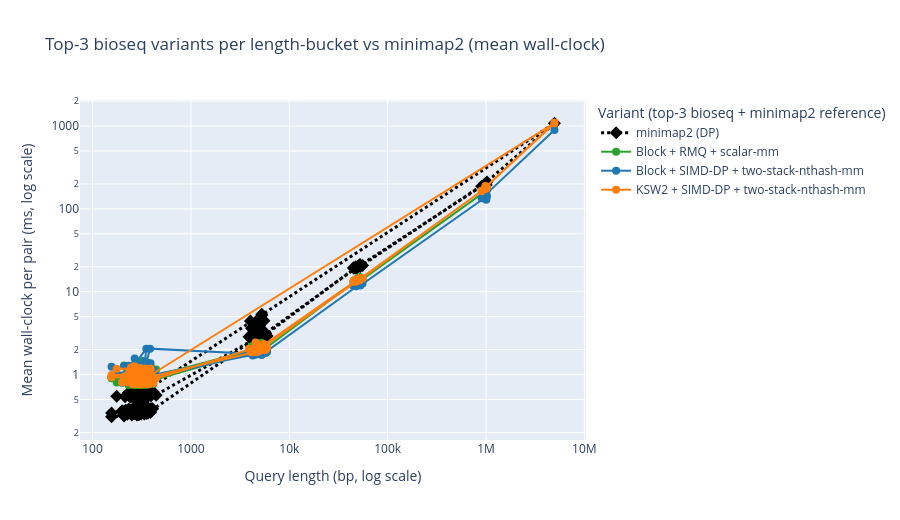

Notebook cell for this chart:
### Markdown cell above
## 1. Headline verdict — top-3 bioseq variants vs `minimap2`

> **What this measures.** Mean wall-clock per (query, target) alignment
> pair, in milliseconds, plotted against the query length bucket. Each
> point is the average across the bench's per-pair sample replicates.
> Lower bars are better — these are end-to-end pipeline times that
> include minimizer extraction, chaining, base-level alignment, and
> MAPQ assignment.
>
> **What we're filtering for.** Among the bioseq variants the bench ran,
> only the **three fastest** at each length bucket are plotted, plus the
> `minimap2 (DP chaining)` reference. This keeps the chart readable
> while making it impossible to cherry-pick a slow row to look good
> against. The production minimizer (`two-stack-nthash`) should appear
> in every length bucket's top-3 if the V12-era engineering is intact.

### Code cell
def speed_chart_to_rows(chart, *, only_main_grid=True):
    '''Return [(label, [(x, y), ...])] from a plotly chart.

    By default skips k/w-sweep and rmq-repro rows that confuse the
    headline comparison. Pass `only_main_grid=False` to keep everything.
    '''
    rows = []
    for trace in chart.get('plotly', {}).get('data', []):
        label = trace.get('name', '')
        if only_main_grid and not is_main_grid_label(label):
            continue
        xs    = trace.get('x', [])
        ys    = trace.get('y', [])
        rows.append((label, list(zip(xs, ys))))
    return rows


def pick_top_n_overall(rows, n=3):
    '''Pick the n bioseq variants with the lowest *normalised* total
    wall-clock across length buckets.

    Normalisation: each bucket contributes the variant's mean ms divided
    by the SLOWEST variant's mean ms in the same bucket (so a bucket
    where every variant takes ~1 s doesn't drown a bucket where every
    variant takes ~10 ms). The resulting per-bucket ratios are summed
    across buckets; the n bioseq variants with the lowest sum win.

    Variants that are missing data in a bucket are penalised (treated as
    1.0 — i.e. as slow as the slowest in that bucket) so a variant that
    only ran on small inputs can't sneak into the headline by coincidence.
    '''
    bioseq_rows = [(lbl, dict(pts)) for lbl, pts in rows
                   if lbl != MINIMAP2_REF and lbl.startswith('bioseq ')]
    if not bioseq_rows:
        return set()
    all_xs = sorted({x for _lbl, x_to_y in bioseq_rows for x in x_to_y})
    bucket_max = {}
    for x in all_xs:
        bucket_max[x] = max((x_to_y.get(x, 0.0) or 0.0)
                            for _lbl, x_to_y in bioseq_rows)
        if bucket_max[x] == 0:
            bucket_max[x] = 1.0
    scores = []
    for lbl, x_to_y in bioseq_rows:
        score = 0.0
        for x in all_xs:
            y = x_to_y.get(x)
            score += (y / bucket_max[x]) if (y is not None and y > 0) else 1.0
        scores.append((score, lbl))
    scores.sort()
    return {lbl for _s, lbl in scores[:n]}


speed_chart = charts.get('seq_length_vs_speed_mean')
if speed_chart is None:
    display(Markdown('**`seq_length_vs_speed_mean` is missing — re-run the bench.**'))
else:
    rows = speed_chart_to_rows(speed_chart)
    chosen = pick_top_n_overall(rows, n=3)
    fig = go.Figure()
    palette_iter = iter(['#2ca02c', '#1f77b4', '#ff7f0e', '#9467bd', '#8c564b',
                         '#e377c2', '#bcbd22', '#17becf'])
    minimap2_rows = [(lbl, pts) for lbl, pts in rows if lbl == MINIMAP2_REF]
    for lbl, pts in minimap2_rows:
        xs = [p[0] for p in pts]
        ys = [p[1] for p in pts]
        fig.add_trace(go.Scatter(
            x=xs, y=ys, mode='lines+markers',
            name=shorten(lbl),
            line=dict(color='#000000', width=3, dash='dot'),
            marker=dict(symbol='diamond', size=10),
        ))
    for lbl, pts in rows:
        if lbl not in chosen:
            continue
        xs = [p[0] for p in pts]
        ys = [p[1] for p in pts]
        colour = next(palette_iter, '#666666')
        fig.add_trace(go.Scatter(
            x=xs, y=ys, mode='lines+markers',
            name=shorten(lbl),
            line=dict(color=colour, width=2),
            marker=dict(size=8),
        ))
    fig.update_layout(
        title='Top-3 bioseq variants per length-bucket vs minimap2 (mean wall-clock)',
        xaxis=dict(title='Query length (bp, log scale)', type='log'),
        yaxis=dict(title='Mean wall-clock per pair (ms, log scale)', type='log'),
        legend_title='Variant (top-3 bioseq + minimap2 reference)',
        height=520,
    )
    fig.show()
    display(Markdown(
        f'> **{len(chosen)} bioseq variants survived the top-3-per-bucket filter.** '
        f'minimap2 reference is dotted black; bioseq variants are solid coloured. '
        f'Production minimizer is `{shorten(TWO_STACK_NTHASH)}`.'))

### Figure 1 — Plotly figure (JSON) as saved in the notebook; plotly's stock layout.template omitted (floating-point values rounded to 4 significant figures; data arrays with more than 128 entries replaced by an {"elided": "..."} marker saying what was removed)
{"data": [{"line": {"color": "#000000", "dash": "dot", "width": 3}, "marker": {"size": 10, "symbol": "diamond"}, "mode": "lines+markers", "name": "minimap2 (DP)", "type": "scatter", "x": {"elided": "237 int values"}, "y": {"elided": "237 float values"}}, {"line": {"color": "#2ca02c", "width": 2}, "marker": {"size": 8}, "mode": "lines+markers", "name": "Block + RMQ + scalar-mm", "type": "scatter", "x": {"elided": "232 int values"}, "y": {"elided": "232 float values"}}, {"line": {"color": "#1f77b4", "width": 2}, "marker": {"size": 8}, "mode": "lines+markers", "name": "Block + SIMD-DP + two-stack-nthash-mm", "type": "scatter", "x": {"elided": "234 int values"}, "y": {"elided": "234 float values"}}, {"line": {"color": "#ff7f0e", "width": 2}, "marker": {"size": 8}, "mode": "lines+markers", "name": "KSW2 + SIMD-DP + two-stack-nthash-mm", "type": "scatter", "x": {"elided": "239 int values"}, "y": {"elided": "239 float values"}}], "layout": {"height": 520, "legend": {"title": {"text": "Variant (top-3 bioseq + minimap2 reference)"}}, "title": {"text": "Top-3 bioseq variants per length-bucket vs minimap2 (mean wall-clock)"}, "xaxis": {"title": {"text": "Query length (bp, log scale)"}, "type": "log"}, "yaxis": {"title": {"text": "Mean wall-clock per pair (ms, log scale)"}, "type": "log"}}}
